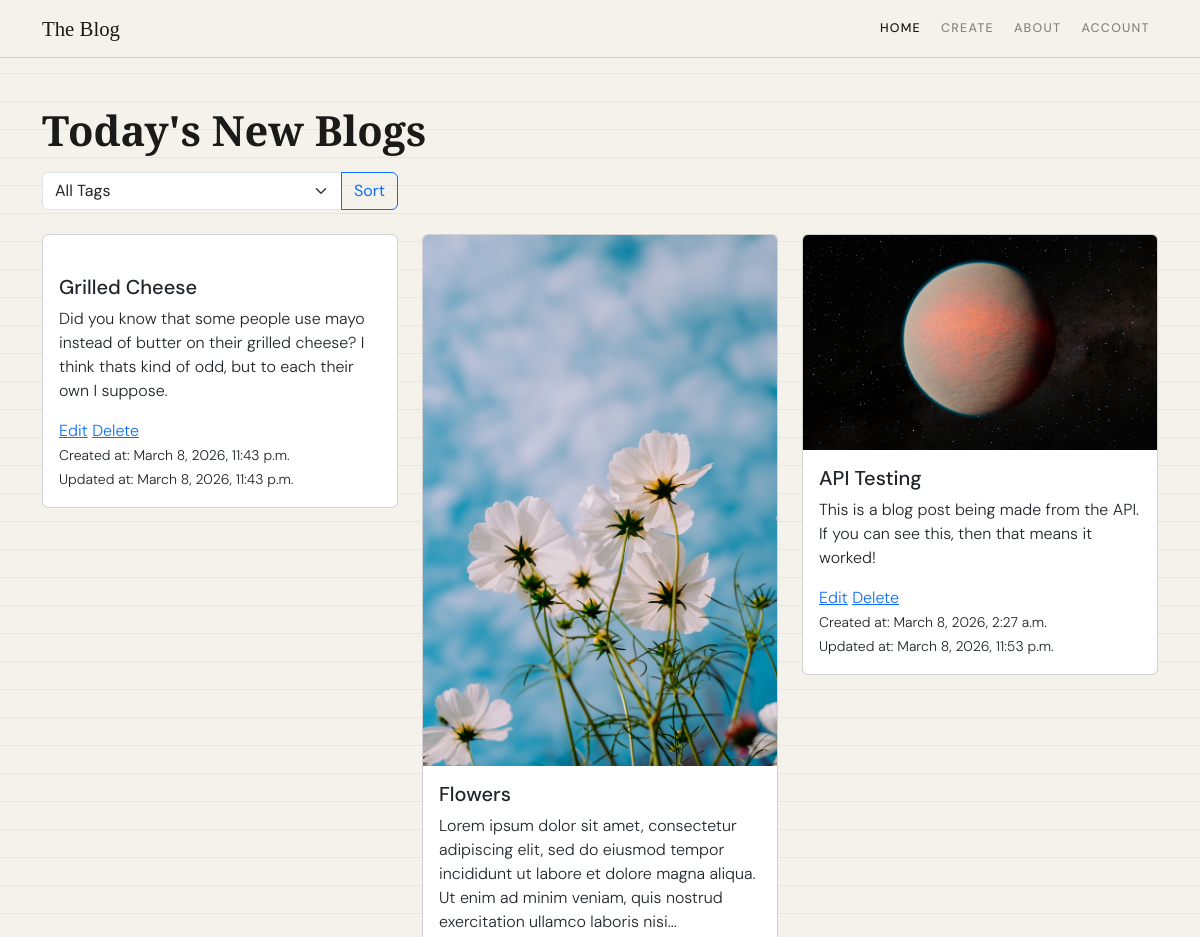
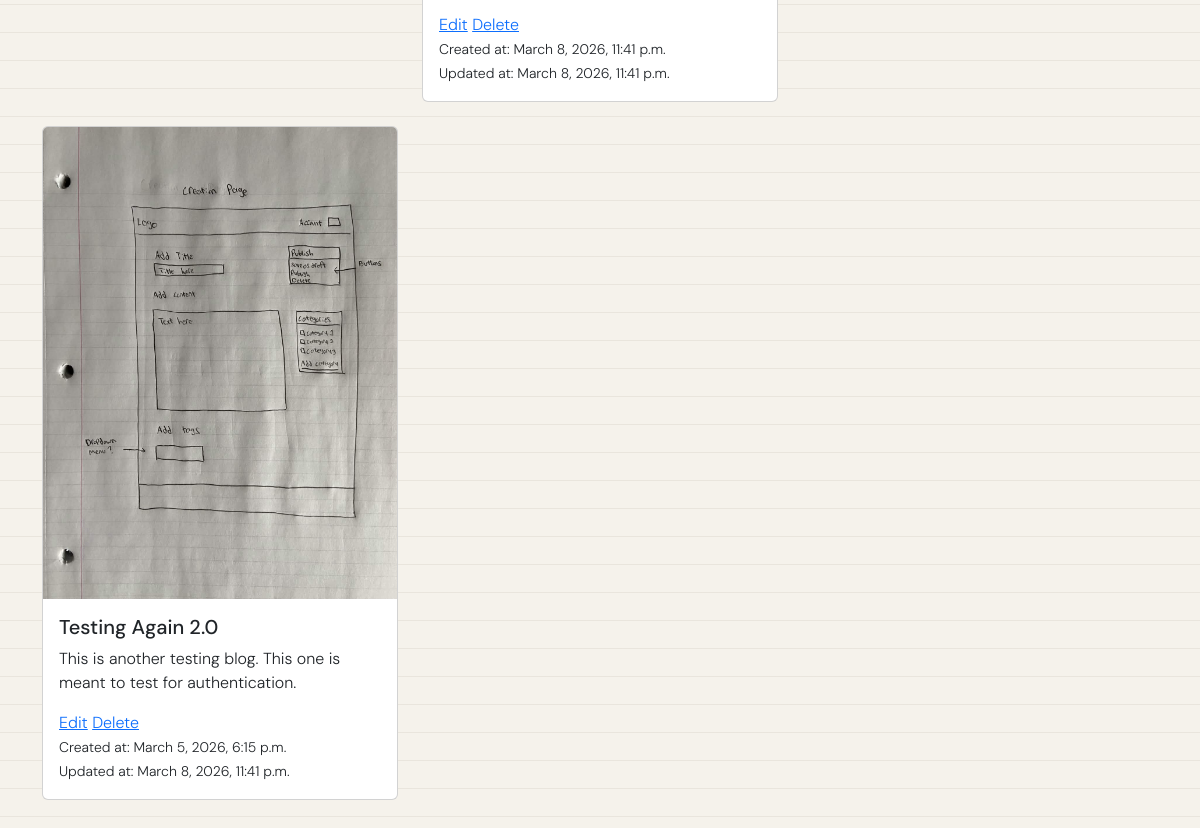
The app's page /home/ (signed in) with its own data (2 pictures, top to bottom).
### gallery/models.py (models this page shows, shortened)
class Posts(models.Model):
    author = models.ForeignKey(User, on_delete = models.CASCADE)
    title = models.CharField(max_length=255)
    content = models.TextField()
    image = models.ImageField(upload_to='blogImages/')
    created_at = models.DateTimeField(auto_now_add=True)
    updated_at = models.DateTimeField(auto_now=True)
    tags = models.ManyToManyField('Tag', related_name = 'posts', blank = True)
    def short_description(self):
        words = self.content.split()
        if len(words) > 50:
            return ' '.join(words[:30]) + '...'
        else:
            return self.content

### gallery/views.py (the view)
# urls.py: 2. Add a URL to urlpatterns:  path('', views.home, name='home')
@login_required(login_url = 'users:login')
def home(request):
    tags = Tag.objects.all() # Fetch tags for the dropdown
    selected_tag = request.GET.get('tag')
    posts = Posts.objects.filter(author=request.user)
    if selected_tag:
        posts = posts.annotate(
            is_match=Max(Case(
                When(tags__name=selected_tag, then=Value(1)),
                default=Value(0),
                output_field=IntegerField()
            ))
        ).order_by('-is_match', '-created_at')
    else: # Otherwise, just order them by the most recent ones
        posts = posts.order_by('-created_at')
    posts = posts.distinct() # Delete duplicates
    context = {
        'posts': posts,
        'tags': tags,
        'selected_tag': selected_tag
    }
    return render(request, 'myapp/index.html', context)

### gallery/templates/myapp/index.html (shortened to what this page needs)
{% load static %}
<!DOCTYPE html>
<html lang="en">
    <head>
        <link href="https://cdn.jsdelivr.net/npm/bootstrap@5.3.3/dist/css/bootstrap.min.css" rel="stylesheet">
        <link rel="stylesheet"  href="{% static 'css/blog.css' %}">
    </head>
    <body>
        <nav class="site-nav navbar navbar-expand-lg sticky-top">
            <div class="container">
                <a class="nav-brand navbar-brand" href="{% url 'blogsite:home' %}">The Blog</a>
                <ul class="navbar-nav ms-auto gap-1">
                    <li class="nav-item"><a class="nav-link active" href="{% url 'blogsite:home' %}">Home</a></li>
                    <li class="nav-item"><a class="nav-link" href="{% url 'blogsite:create' %}">Create</a></li>
                    <li class="nav-item"><a class="nav-link" href="{% url 'blogsite:about' %}">About</a></li>
                    <li class="nav-item"><a class="nav-link" href="{% url 'blogsite:account' %}">Account</a></li>
                </ul>
            </div>
        </nav>
        <main class="container py-5">
            <header class = "mb-3">
                <h1 class="page-title mb-0">Today's New Blogs</h1>
            </header>
            <form method="GET" action="{% url 'blogsite:home' %}" class="mb-4">
                <div class="row align-items-center">
                    <div class="col-md-4">
                        <div class="input-group">
                            <select name="tag" class="form-select">
                                <option value="">All Tags</option>
                            </select>
                            <button type="submit" class="btn btn-outline-primary">Sort</button>
                        </div>
                    </div>
                </div>
            </form>
            <div class="row" data-masonry='{"percentPosition": true }'>
                {% for post in posts %}
                    <div class="col-md-4 mb-4">
                        <div class="card">
                            <a href="{% url 'blogsite:posts_detail' post.pk %}">
                                <img src="{{ post.image.url }}" alt="{{ post.created_name }}" class="card-img-top">
                            </a>
                            <div class="card-body">
                                <h5 class="card-title">{{ post.title }}</h5>
                                <p class="card-text">{{ post.short_description }}</p>
                                <a href="{% url 'blogsite:edit_posts' post.pk %}">Edit</a>
                                <a href="{% url 'blogsite:delete_posts' post.pk %}">Delete</a> <br>
                                <small class="card-text">Created at: {{ post.created_at }}</small> <br>
                                <small class="card-text">Updated at: {{ post.updated_at }}</small>
                            </div>
                        </div>
                    </div>
                {% endfor %}
            </div>
        </main>
    </body>
</html>

### static/css/blog.css (style rules this page uses)
:root { --ink: #1a1a18; --paper: #f5f2eb; --cream: #ede9df; --accent: #c0392b; --accent-soft: #e8d5d2; --muted: #8a8680; --rule: #d4cfc5; }
body { background-color: var(--paper); font-family: 'DM Sans', sans-serif; font-weight: 300; background-image: repeating-linear-gradient( 0deg, transparent, transparent 27px, rgba(180,170,155,0.18) 27px, rgba(180,170,155,0.18) 28px ); }
.site-nav { border-bottom: 1.5px solid var(--rule); background: var(--paper); }
.nav-brand { font-family: 'Playfair Display', serif; font-size: 1.3rem; color: var(--ink) !important; }
.nav-link { font-size: 0.78rem; font-weight: 500; letter-spacing: 0.1em; text-transform: uppercase; color: var(--muted) !important; }
.nav-link:hover, .nav-link.active { color: var(--ink) !important; }
.page-title { font-family: 'Playfair Display', serif; font-size: clamp(1.8rem, 4vw, 2.6rem); font-weight: 700; color: var(--ink); }

### records on screen
Posts: title "Grilled Cheese", short_description "Did you know that some people use mayo instead of butter on their grilled cheese? I think thats kind of odd, but to each their own I suppose.", created_at "March 8, 2026, 11:43 p.m.", updated_at "March 8, 2026, 11:43 p.m."
Posts: image (picture), title "Flowers", short_description "Lorem ipsum dolor sit amet, consectetur adipiscing elit, sed do eiusmod tempor incididunt ut labore et dolore magna aliqua. Ut enim ad minim veniam, quis nostrud exercitation ullamco laboris nisi...", created_at "March 8, 2026, 11:41 p.m.", updated_at "March 8, 2026, 11:41 p.m."
Posts: image (picture), title "API Testing", short_description "This is a blog post being made from the API. If you can see this, then that means it worked!", created_at "March 8, 2026, 2:27 a.m.", updated_at "March 8, 2026, 11:53 p.m."
Posts: image (picture), title "Testing Again 2.0", short_description "This is another testing blog. This one is meant to test for authentication.", created_at "March 5, 2026, 6:15 p.m.", updated_at "March 8, 2026, 11:41 p.m."
